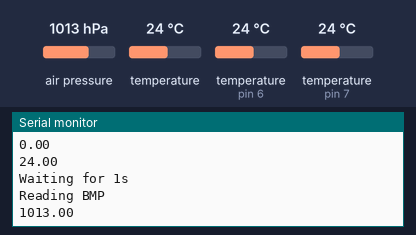
The sketch below on a simulated Arduino Uno, built with avr-gcc and run on an emulated ATmega328P. On the bench: the last lines printed to the serial monitor. Wiring (inferred from the names in the program): 24Cxx EEPROM at I2C address 0x50. The inputs (shaded band) are chosen by the test bench; at power-on: air pressure 1013 hPa, temperature (sensors on pin 6, pin 7) 24 °C, temperature 24 °C. EEPROM starts erased.

Above: at 4.9 s.
5.0 s: air pressure set to 952 hPa
At 7.0 s:
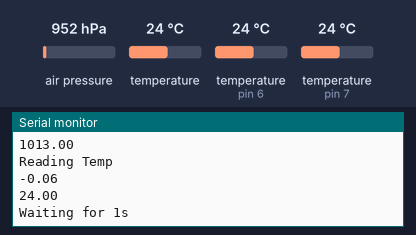
9.2 s: temperature (sensor on pin 6) set to 12 °C
At 11.4 s:
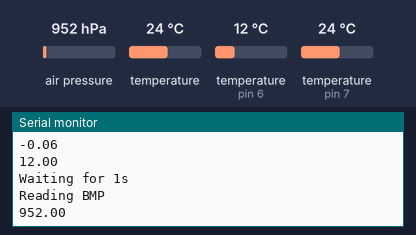
13.4 s: air pressure set to 975 hPa
At 14.9 s:
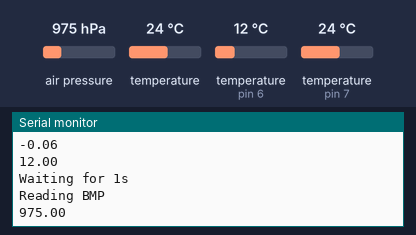
17.6 s: temperature (sensor on pin 6) set to 19 °C
At 19.6 s:
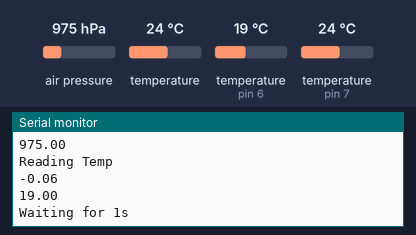
Timing chart, 0 to 21.1 s (numbered marks = the images above; inputs shaded):
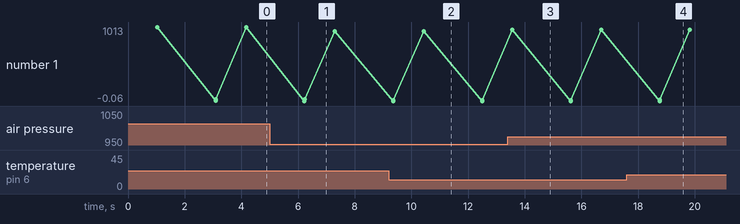

The sketch:

Finished_Code.ino
```cpp
//DEBUG will run Serial
#define DEBUG

#include <Wire.h>
#include <OneWire.h>
#include <SFE_BMP180.h>


#define ISR_timer 1600

//The class and all underlying functions that handle eeprom and storage.
#define NUM_DEVICES 3
#define ADDRESSOFEEPROM 0x50
#define MEMORY_SIZE 0x8000
const uint8_t sizeofpacket = 5; //The size of struct in bytes that is used for each data
const uint8_t numd = 15; //The number of devices
#include "Memory_Storage.h"

//Temp Sensor  -------------------------------------------------------------------------------------------------------------------
//This handles the Temperature Senors
#define TEMP1_PIN 7
#define TEMP2_PIN 6
#define TEMP3_PIN 10
OneWire ds1(TEMP1_PIN);
OneWire ds2(TEMP2_PIN);
//OneWire ds3(TEMP3_PIN); This commented out because the 3rd temperature sensor was removed
float readTEMP1();
float readTEMP2();
//Temp Sensor End  -------------------------------------------------------------------------------------------------------------------

//Pressure Sensor
void MPUSENSOR(memorystorage &store);
long conftol(float a);
float getPressure();
//Pressure Sensor End

//BMP Sensor -------------------------------------------------------------------------------------------------------------------
SFE_BMP180 pressure; //setup for BMP
bool ALT = 0;
double baseline = 0.0; // pressure before first run through
double ALTITUDE = 0.0; // altitude before first run through
//BMP Sensor End -------------------------------------------------------------------------------------------------------------------

void setup() {

  #ifdef DEBUG
    Serial.begin(38400); //serial pin reading from
   //BMP Setup Below------------------------------------------------------------------------------------------------
  if (pressure.begin())
    Serial.println("BMP180 init success");
  else
  {
    Serial.println("BMP180 init fail (disconnected?)\n\n");
  }
  #endif
  pressure.begin();

  cli();//stop interrupts
  //set timer1 interrupt at 1Hz
  TCCR1A = 0;// set entire TCCR1A register to 0
  TCCR1B = 0;// same for TCCR1B
  TCNT1  = 0;//initialize counter value to 0
  // set compare match register for 1hz increments
  OCR1A = 65535;// = (16*10^6) / (1*1024) - 1 (must be <65536)
  // turn on CTC mode
  TCCR1B |= (1 << WGM12);
  // Set CS10 and CS12 bits for 1024 prescaler
  TCCR1B |= (1 << CS12) | (1 << CS10);
  // enable timer compare interrupt
  TIMSK1 |= (1 << OCIE1A);
  sei();//allow interrupts
}

volatile int count = 0;
volatile bool servo_activated = false;

ISR(TIMER1_COMPA_vect){//timer1 interrupt 1Hz toggles pin 12 (LED)
//generates pulse wave of frequency 1Hz/2 = 0.5kHz (takes two cycles for full wave- toggle high then toggle low)

 if (servo_activated) {
    return;
  }
 if(count < ISR_timer)
  {
   count++;
  }
  else
   {
    servo_activated = true;
    for (int myAngle=0; myAngle<=180; myAngle++) {
      int pulseWidth = (myAngle * 2.2) + 1500;  // converts angle to microseconds
      digitalWrite(5, HIGH);       // set servo high
      delayMicroseconds(pulseWidth);      // wait a very small amount
      digitalWrite(5, LOW);        // set servo low
      delay(2.5);
      digitalWrite(5, HIGH);
    }
    count = 0;
  }
}


void loop(){
  #ifdef DEBUG
    Serial.begin(38400);
  #endif
  memorystorage store;
  bool readtemp = 1;
  int what;
  char read[4];
enum State {BMP, TEMP, TIME, EEP, WAIT} state = WAIT;
while(1)
{
  double Temp_1, Temp_2;
  switch(state){
    case WAIT:
      #ifdef DEBUG
        Serial.println("Waiting for 1s");
      #endif
      for(int i = 0; i < 1; ++i)
        delay(1000); //1000ms * 1s * 1min = 60s.... 1000ms = 1s
      state = BMP;
      break;
  case BMP://device number 0x0
    float _pread;
    _pread = getPressure();
    #ifdef DEBUG
      Serial.println("Reading BMP");
      Serial.println(_pread);
    #endif
    store.writedata(0x00,long(_pread*10));
    state = TEMP;
    break;
  case TEMP://device number 0x1-0x3
    Temp_1 = readTEMP1();
    delay(500);
    Temp_2 = readTEMP2();
    #ifdef DEBUG
      Serial.println("Reading Temp");
      Serial.println(Temp_1);
      Serial.println(Temp_2);
    #endif
    store.writedata(0x01, long(Temp_1*10));
    store.writedata(0x02, long(Temp_2*10));
    state = TIME;
    break;
  case TIME://device number 0xE
    //store.writedata(0xE,0xFFFF); Not Implemented.
    state = EEP;
    break;
  case EEP:
    store.dumpbuf();
    state = WAIT;
    break;
  }
 }
}

float getPressure()
{
  char status;
  double T,P,p0,a;
  status = pressure.startTemperature();
  if (status != 0)
  {
    delay(status);//need delay to get readings
    status = pressure.getTemperature(T);
    if (status != 0)
    {
      // Start a pressure measurement:
      // The parameter is the oversampling setting, from 0 to 3 (highest res, longest wait).
      // If request is successful, the number of ms to wait is returned.
      // If request is unsuccessful, 0 is returned.
      status = pressure.startPressure(3);
      if (status != 0)
      {
        // Wait for the measurement to complete:
        delay(status);

        // Retrieve the completed pressure measurement:
        // Note that the measurement is stored in the variable P.
        // Use '&P' to provide the address of P.
        // Note also that the function requires the previous temperature measurement (T).
        // (If temperature is stable, you can do one temperature measurement for a number of pressure measurements.)
        // Function returns 1 if successful, 0 if failure.

        status = pressure.getPressure(P,T);
        if (status != 0)
        {
          return(P);
        }
      }
    }
  }
}


float readTEMP1()
{
  byte data[12];
  byte addr[8];

  if ( !ds1.search(addr)) {
      //no more sensors on chain, reset search
      ds1.reset_search();
      return -1000;
  }

  if ( OneWire::crc8( addr, 7) != addr[7]) {
      Serial.println("CRC is not valid!");
      return -1000;
  }

  if ( addr[0] != 0x10 && addr[0] != 0x28) {
      Serial.print("Device is not recognized");
      return -1000;
  }

  ds1.reset();
  ds1.select(addr);
  ds1.write(0x44,1); // start conversion, with parasite power on at the end

  delay(750); // Wait for temperature conversion to complete

  byte present = ds2.reset();
  ds1.select(addr);
  ds1.write(0xBE); // Read Scratchpad


  for (int i = 0; i < 9; i++) { // we need 9 bytes
    data[i] = ds2.read();
  }

  ds1.reset_search();

  byte MSB = data[1];
  byte LSB = data[0];

  float tempRead = ((MSB << 8) | LSB); //using two's compliment
  float TemperatureSum = tempRead / 16;

  return TemperatureSum;
}

float readTEMP2()
{
  byte data[12];
  byte addr[8];

  if ( !ds2.search(addr)) {
      //no more sensors on chain, reset search
      ds2.reset_search();
      return -1000;
  }

  if ( OneWire::crc8( addr, 7) != addr[7]) {
      Serial.println("CRC is not valid!");
      return -1000;
  }

  if ( addr[0] != 0x10 && addr[0] != 0x28) {
      Serial.print("Device is not recognized");
      return -1000;
  }

  ds2.reset();
  ds2.select(addr);
  ds2.write(0x44,1); // start conversion, with parasite power on at the end

  delay(750); // Wait for temperature conversion to complete

  byte present = ds2.reset();
  ds2.select(addr);
  ds2.write(0xBE); // Read Scratchpad


  for (int i = 0; i < 9; i++) { // we need 9 bytes
    data[i] = ds2.read();
  }

  ds2.reset_search();

  byte MSB = data[1];
  byte LSB = data[0];

  float tempRead = ((MSB << 8) | LSB); //using two's compliment
  float TemperatureSum = tempRead / 16;

  return TemperatureSum;
}
```

Memory_Storage.h
```cpp
//These functions are how to write to the eeprom
void writeEEPROM(int deviceaddress, unsigned int eeaddress, uint8_t data );
byte readEEPROM(int deviceaddress, unsigned int eeaddress );

void writeEEPROM(int deviceaddress, unsigned int eeaddress, uint8_t data )
{
  Wire.beginTransmission(deviceaddress);
  Wire.write((int)(eeaddress >> 8));   // MSB
  Wire.write((int)(eeaddress & 0xFF)); // LSB
  Wire.write(data);
  Wire.endTransmission();

  delay(5);
}

byte readEEPROM(int deviceaddress, unsigned int eeaddress )
{
  byte rdata = 0xFF;

  Wire.beginTransmission(deviceaddress);
  Wire.write((int)(eeaddress >> 8));   // MSB
  Wire.write((int)(eeaddress & 0xFF)); // LSB
  Wire.endTransmission();

  Wire.requestFrom(deviceaddress,1);

  if (Wire.available()) rdata = Wire.read();

  return rdata;
}

//This is the common sturcture used to contain data from a device
struct devicedata
{
    int8_t id;//used to id the device creating this and sees if it is 2 bit or 4 bit
    long data;//the data
};

//This is te class that handles the eeprom
class memorystorage
{
public:

  memorystorage();

  bool writedata(int8_t devicenumber, int32_t data);

  bool recycle();

  bool dumpbuf();

private:

  bool readstruct(devicedata data, uint16_t pos);

  bool writestruct(devicedata data, uint16_t pos);

  unsigned int thiswrite;

  uint16_t bufferpos;

  bool full;

  float longtofloat(int8_t a);

  long last_read [NUM_DEVICES];
};


memorystorage::memorystorage()
{
  for(int i = 0; i < NUM_DEVICES; i++)
  {
	  last_read[i] = (long)0x7FFFFFFF;
  }
  recycle();
}

bool memorystorage::recycle() {
  bufferpos = 0;
  bufferpos = readEEPROM(ADDRESSOFEEPROM, 0 );
  bufferpos = (readEEPROM(ADDRESSOFEEPROM, 1 )<<8) + bufferpos;
  thiswrite = bufferpos;
  full = readEEPROM(ADDRESSOFEEPROM, 2 );
  return 0;
}

bool memorystorage::dumpbuf() {
  #ifdef Debug
    Serial.begin(38400);
    Serial.print("Finished write at ");
    Serial.println(thiswrite);
    Serial.end();
  #endif
  writeEEPROM(ADDRESSOFEEPROM, 0, uint8_t(thiswrite&0xFF));
  writeEEPROM(ADDRESSOFEEPROM, 1, uint8_t(thiswrite&0xFF00)>>8);
  return true;
}

bool memorystorage::writedata(int8_t devicenumber, int32_t data) {
  #ifdef Debug
    Serial.begin(38400);
    Serial.print("Writing for device ");
    Serial.print(devicenumber);
    Serial.print(". Writing the data ");
    Serial.println(data);
    Serial.end();
  #endif
  long last_data;
  if(thiswrite + 5 >= MEMORY_SIZE)
    return false;
  byte byteArray[4];
  byteArray[0] = (uint8_t)((data >> 24) & 0xFF);
  byteArray[1] = (uint8_t)((data >> 16) & 0xFF);
  byteArray[2] = (uint8_t)((data >> 8) & 0xFF);
  byteArray[3] = (uint8_t)((data & 0xFF));
  int data_diff = data - last_read[devicenumber];
  last_read[devicenumber] = data;
  if(abs(data_diff) > INT16_MAX) {
  	writeEEPROM(ADDRESSOFEEPROM, thiswrite + 1, devicenumber);
	  writeEEPROM(ADDRESSOFEEPROM, thiswrite + 2, byteArray[0]);
	  writeEEPROM(ADDRESSOFEEPROM, thiswrite + 3, byteArray[1]);
	  writeEEPROM(ADDRESSOFEEPROM, thiswrite + 4, byteArray[2]);
	  writeEEPROM(ADDRESSOFEEPROM, thiswrite + 5, byteArray[3]);
	  thiswrite += 5;
  }
  else {
    #ifdef Debug
      Serial.begin(38400);
      Serial.print("Going into the 3 byte small write. Diff is ");
      Serial.println(data_diff);
      Serial.end();
    #endif
	  writeEEPROM(ADDRESSOFEEPROM, thiswrite + 1, ((uint8_t)devicenumber | 0x80));
	  writeEEPROM(ADDRESSOFEEPROM, thiswrite + 2, (uint8_t)((data_diff >> 8) & 0xFF));
	  writeEEPROM(ADDRESSOFEEPROM, thiswrite + 3, (uint8_t)(data_diff & 0xFF));
	  thiswrite += 3;
  }
  return true;
}
```

Measured:
- after the input at 9.2 s, the serial monitor: prints a new line after 0.16 s (image 2)
- after the input at 13.4 s, the serial monitor: prints a new line after 0.16 s (image 3)
- after the input at 17.6 s, the serial monitor: prints a new line after 1.2 s (image 4)
- plotted number 1: 1013 → 952 after the input at 5.0 s, 952 → 12 after the input at 9.2 s, 12 → 975 after the input at 13.4 s, 975 → 19 after the input at 17.6 s
